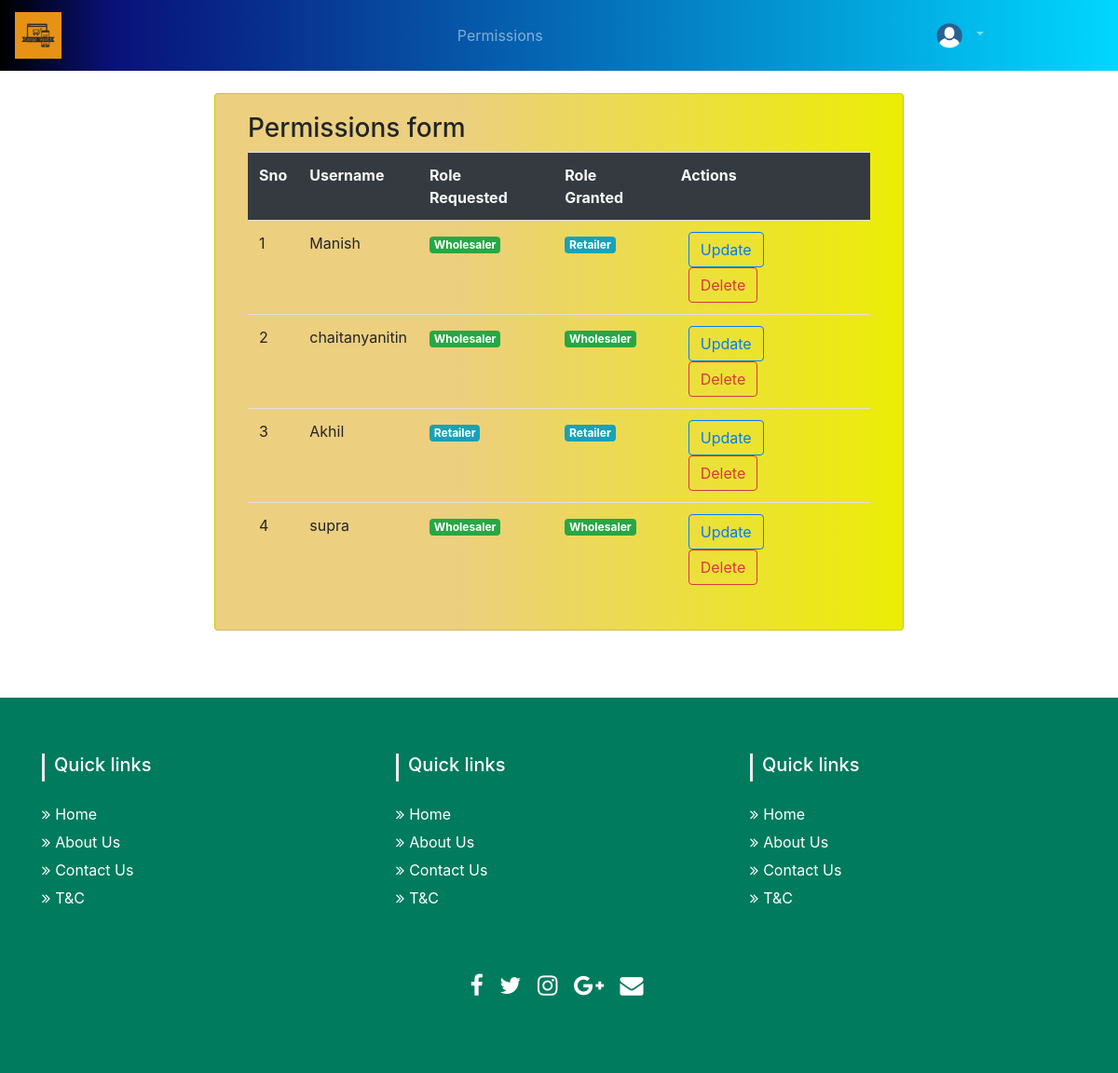
Page /gvper/ (signed in) on the committed database.
### core/models.py (models this page shows)
class User(AbstractUser):
    mobilenumber = models.CharField(max_length=10, null=True)
    address=models.CharField(max_length=100,null=True)
    uimg = models.ImageField(upload_to='ProfilePic/',default='profilepic.png')
    t = [(1,'Guest'),(2,'Wholesaler'),(3,'Retailer')]
    role = models.IntegerField(choices=t,default=1)

### core/views.py (the view)
# urls.py: path('gvper/',views.gveperm, name="gvpm"),
@login_required
def gveperm(request):
    u = User.objects.all()
    r = Rolereq.objects.all()
    d = {}
    for n in u:
        for m in r:
            if n.is_superuser == 1 or n.id != m.ud_id:
                continue
            else:
                d[m.id] = n.username,m.rltype,n.role,n.id,m.id
    return render(request,'html/gvper.html',{'h':d.values()})

### core/templates/html/gvper.html (shortened to what this page needs)
{% extends 'html/base.html' %}
{% block content %}
<div class="container" style="margin-top: 100px;">
    <div class="card col-md-8 mx-auto shadow-lg" style="background: linear-gradient(90deg, rgba(236,207,127,1) 35%, rgba(236,237,5,1) 100%);">
        <div class="card-body">
            <h3>Permissions form</h3>
            <table class="table table-borderless table-hover">
                <tr class="bg-dark text-light">
                    <th>Sno</th>
                    <th>Username</th>
                    <th>Role Requested</th>
                    <th>Role Granted</th>
                    <th>Actions</th>
                </tr>
                {% for v in h %}
                <tr>
                    <td>{{forloop.counter}}</td>
                    <td>{{v.0}}</td>
                    <td>
                        {% if v.1 == 2 %}
                        <span class="badge badge-success">Wholesaler</span>
                        {% elif v.1 == 3 %}
                        <span class="badge badge-info">Retailer</span>
                        {% endif %}
                    </td>
                    <td>
                        {% if v.2 == 1 %}
                        <span class="badge badge-danger">Guest</span>
                        {% elif v.2 == 2 %}
                        <span class="badge badge-success">Wholesaler</span>
                        {% elif v.2 == 3 %}
                        <span class="badge badge-info">Retailer</span>
                        {% endif %}
                    </td>
                    <td>
                        <a href="{% url 'gvup' v.3 %}" class="btn btn-outline-primary mx-2">Update</a>
                        <a href="{% url 'rd' v.4 %}" class="btn btn-outline-danger mx-2">Delete</a>
                    </td>
                </tr>
                {% endfor %}
            </table>
        </div>
    </div>
</div>
<br>
<br>
<br>
{% endblock %}

### core/templates/html/navbar.html (shortened to what this page needs)
{% load static %}
<nav style="background:linear-gradient(90deg, rgba(0,0,0,1) 0%, rgba(9,17,121,1) 10%, rgba(0,215,255,1) 100%);" class="navbar fixed-top navbar-expand-md navbar-dark">
    <a class="navbar-brand" href="{% url 'index' %}">
      <img src="{% static 'img\Images\Cargo_Vault-logos.jpeg' %}" alt="Logo" height="50" width="50">
    </a>
    <div class="collapse navbar-collapse" id="collapsibleNavbar">
      <ul class="navbar-nav my-1 ml-auto">
        {% if not user.is_authenticated %}
          <li class="nav-item">
            <a class="nav-link" href="{% url 'ap' %}">Products</a>
          </li>
          <li class="nav-item">
            <a class="nav-link" href="{% url 'ab' %}">About Us</a>
          </li>
          <li class="nav-item">
            <a class="nav-link" href="{% url 'ct' %}">Contact Us</a>
          </li>
          <li class="nav-item">
            <a class="nav-link" href="{% url 'tc' %}">Terms and Conditions</a>
          </li>
        {% elif user.is_superuser %}
        <li class="nav-item">
          <a class="nav-link" href="{% url 'gvpm' %}">Permissions</a>
        </li>
        {% endif %}
      </ul>
      <ul class="navbar-nav my-1 ml-auto" style="margin-right: 120px;">
        {% if not user.is_authenticated %}
        <li class="nav-item">
            <a class="nav-link" href="{% url 'login' %}">Login</a>
        </li>
        <li class="nav-item">
            <a class="nav-link" href="{% url 'register' %}">Registration</a>
        </li>
        {% else %}
        <div class="dropdown">
            <li  class="nav-link dropdown-toggle" data-toggle="dropdown">
                <img src="{{user.uimg.url}}" alt="logo" height="32" width="40" class="rounded-circle">
            </li>
          </div>
        {% endif %}
      </ul>
    </div>
  </nav>

### rows in the picture
User: uimg (picture)
User: username "Manish"
User: username "chaitanyanitin"
User: username "Akhil"
User: username "supra"
